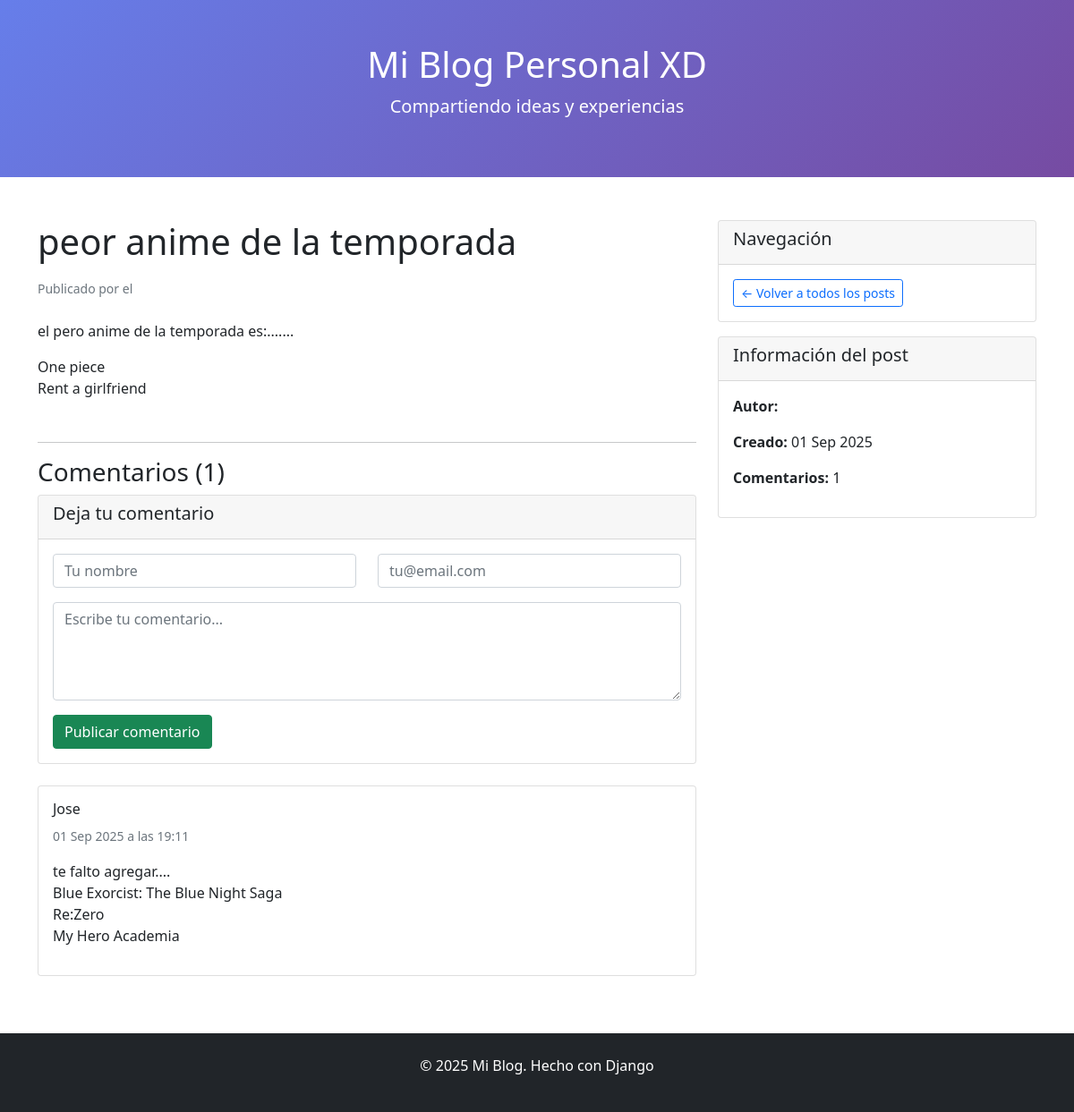
Page /post/peor-anime-de-la-temporada/ on the committed database.
### blog/models.py (models this page shows, shortened)
class Post(models.Model):
    title = models.CharField(max_length=200, verbose_name='Título')
    slug = models.SlugField(max_length=200, unique=True)
    author = models.ForeignKey(User, on_delete=models.CASCADE, verbose_name='Autor')
    content = models.TextField(verbose_name='Contenido')
    created_date = models.DateTimeField(default=timezone.now, verbose_name='Fecha de creación')
    published_date = models.DateTimeField(blank=True, null=True, verbose_name='Fecha de publicación')
    published = models.BooleanField(default=False, verbose_name='Publicado')
    class Meta:
        ordering = ['-created_date']
        verbose_name = 'Post'
        verbose_name_plural = 'Posts'

class Comment(models.Model):
    post = models.ForeignKey(Post, on_delete=models.CASCADE, related_name='comments')
    name = models.CharField(max_length=100, verbose_name='Nombre')
    email = models.EmailField(verbose_name='Email')
    content = models.TextField(verbose_name='Comentario')
    created_date = models.DateTimeField(auto_now_add=True, verbose_name='Fecha')
    active = models.BooleanField(default=True, verbose_name='Activo')
    class Meta:
        ordering = ['created_date']
        verbose_name = 'Comentario'
        verbose_name_plural = 'Comentarios'

### blog/views.py (the view)
# urls.py: path('post/<slug:slug>/', views.post_detail, name='post_detail'),
def post_detail(request, slug):
    post = get_object_or_404(Post, slug=slug, published=True)
    comments = post.comments.filter(active=True)
    new_comment = None
    if request.method == 'POST':
        comment_form = CommentForm(data=request.POST)
        if comment_form.is_valid():
            new_comment = comment_form.save(commit=False)
            new_comment.post = post
            new_comment.save()
            messages.success(request, '¡Tu comentario ha sido añadido exitosamente!')
            return redirect('blog:post_detail', slug=post.slug)
    else:
        comment_form = CommentForm()
    return render(request, 'blog/post_detail.html', {
        'post': post,
        'comments': comments,
        'new_comment': new_comment,
        'comment_form': comment_form
    })

### blog/forms.py
class CommentForm(forms.ModelForm):
    class Meta:
        model = Comment
        fields = ('name', 'email', 'content')
        widgets = {
            'name': forms.TextInput(attrs={
                'class': 'form-control',
                'placeholder': 'Tu nombre'
            }),
            'email': forms.EmailInput(attrs={
                'class': 'form-control',
                'placeholder': 'tu@email.com'
            }),
            'content': forms.Textarea(attrs={
                'class': 'form-control',
                'rows': 4,
                'placeholder': 'Escribe tu comentario...'
            }),
        }
        labels = {
            'name': 'Nombre',
            'email': 'Email',
            'content': 'Comentario',
        }

### blog/templates/blog/post_detail.html (shortened to what this page needs)
{% extends 'base.html' %}
{% block content %}
<div class="row">
    <div class="col-md-8">
        <article class="mb-5">
            <h1 class="mb-3">{{ post.title }}</h1>
            <div class="text-muted mb-4">
                <small>
                    Publicado por <strong>{{ post.author.first_name }} {{ post.author.last_name }}</strong>
                    el {{ post.published_date|date:"d M Y \a \l\a\s H:i" }}
                </small>
            </div>
            <div class="post-content">
                {{ post.content|linebreaks }}
            </div>
        </article>
        <hr>
        <div class="comments-section">
            <h3>Comentarios ({{ comments.count }})</h3>
            <div class="card mb-4">
                <div class="card-header">
                    <h5>Deja tu comentario</h5>
                </div>
                <div class="card-body">
                    <form method="post">
                        <div class="row">
                            <div class="col-md-6 mb-3">
                                {{ comment_form.name }}
                            </div>
                            <div class="col-md-6 mb-3">
                                {{ comment_form.email }}
                            </div>
                        </div>
                        <div class="mb-3">
                            {{ comment_form.content }}
                        </div>
                        <button type="submit" class="btn btn-success">
                            Publicar comentario
                        </button>
                    </form>
                </div>
            </div>
            {% for comment in comments %}
                <div class="card mb-3">
                    <div class="card-body">
                        <div class="d-flex justify-content-between align-items-start">
                            <div>
                                <h6 class="card-title">{{ comment.name }}</h6>
                                <small class="text-muted">{{ comment.created_date|date:"d M Y \a \l\a\s H:i" }}</small>
                            </div>
                        </div>
                        <p class="card-text mt-2">{{ comment.content|linebreaks }}</p>
                    </div>
                </div>
            {% empty %}
                <div class="alert alert-info">
                    <p>No hay comentarios aún. ¡Sé el primero en comentar!</p>
                </div>
            {% endfor %}
        </div>
    </div>
    <div class="col-md-4">
        <div class="card mb-3">
            <div class="card-header">
                <h5>Navegación</h5>
            </div>
            <div class="card-body">
                <a href="{% url 'blog:post_list' %}" class="btn btn-outline-primary btn-sm">
                    ← Volver a todos los posts
                </a>
            </div>
        </div>
        <div class="card">
            <div class="card-header">
                <h5>Información del post</h5>
            </div>
            <div class="card-body">
                <p><strong>Autor:</strong> {{ post.author.first_name }} {{ post.author.last_name }}</p>
                <p><strong>Creado:</strong> {{ post.created_date|date:"d M Y" }}</p>
                <p><strong>Comentarios:</strong> {{ comments.count }}</p>
            </div>
        </div>
    </div>
</div>
{% endblock %}

### rows in the picture
Post: title "peor anime de la temporada", content "el pero anime de la temporada es:....... One piece Rent a girlfriend", created_date "01 Sep 2025"
Comment: name "Jose", created_date "01 Sep 2025 a las 19:11", content "te falto agregar.... Blue Exorcist: The Blue Night Saga Re:Zero My Hero Academia"

### other values in the picture
{{ comments.count }} "1"
